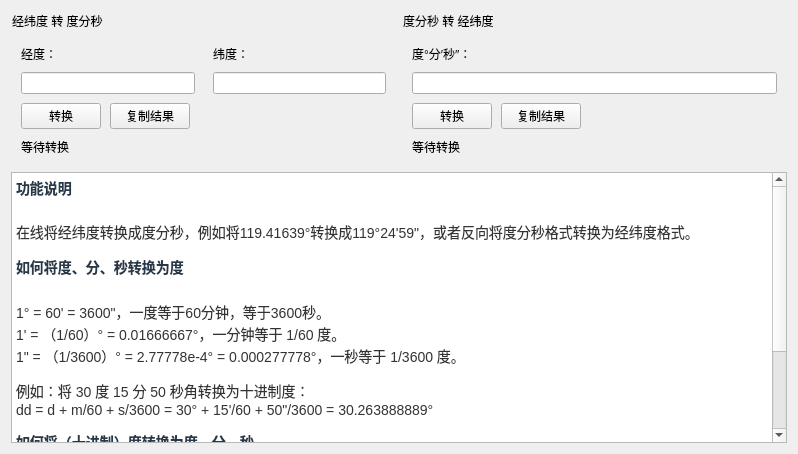
<?xml version="1.0" encoding="UTF-8"?>
<ui version="4.0">
 <class>WidgetFormatPos</class>
 <widget class="QWidget" name="WidgetFormatPos">
  <property name="geometry">
   <rect>
    <x>0</x>
    <y>0</y>
    <width>798</width>
    <height>454</height>
   </rect>
  </property>
  <property name="windowTitle">
   <string>Form</string>
  </property>
  <layout class="QGridLayout" name="gridLayout_5">
   <item row="0" column="0">
    <widget class="QWidget" name="widgetFormatPosA" native="true">
     <layout class="QGridLayout" name="gridLayout_3">
      <property name="leftMargin">
       <number>1</number>
      </property>
      <property name="topMargin">
       <number>1</number>
      </property>
      <property name="rightMargin">
       <number>1</number>
      </property>
      <property name="bottomMargin">
       <number>1</number>
      </property>
      <property name="spacing">
       <number>6</number>
      </property>
      <item row="0" column="0">
       <widget class="QLabel" name="lbFormatPosTitleA">
        <property name="text">
         <string>经纬度 转 度分秒</string>
        </property>
       </widget>
      </item>
      <item row="1" column="0">
       <layout class="QGridLayout" name="gridLayout">
        <property name="leftMargin">
         <number>9</number>
        </property>
        <property name="topMargin">
         <number>9</number>
        </property>
        <property name="rightMargin">
         <number>9</number>
        </property>
        <property name="bottomMargin">
         <number>9</number>
        </property>
        <property name="horizontalSpacing">
         <number>18</number>
        </property>
        <property name="verticalSpacing">
         <number>9</number>
        </property>
        <item row="0" column="0">
         <layout class="QVBoxLayout" name="verticalLayout">
          <property name="spacing">
           <number>9</number>
          </property>
          <item>
           <widget class="QLabel" name="label_2">
            <property name="text">
             <string>经度：</string>
            </property>
            <property name="title_b2" stdset="0">
             <bool>false</bool>
            </property>
           </widget>
          </item>
          <item>
           <widget class="QLineEdit" name="tbLongitude">
            <property name="focusPolicy">
             <enum>Qt::ClickFocus</enum>
            </property>
            <property name="contextMenuPolicy">
             <enum>Qt::NoContextMenu</enum>
            </property>
           </widget>
          </item>
         </layout>
        </item>
        <item row="0" column="1">
         <layout class="QVBoxLayout" name="verticalLayout_2">
          <property name="spacing">
           <number>9</number>
          </property>
          <item>
           <widget class="QLabel" name="label_3">
            <property name="text">
             <string>纬度：</string>
            </property>
            <property name="title_b2" stdset="0">
             <bool>false</bool>
            </property>
           </widget>
          </item>
          <item>
           <widget class="QLineEdit" name="tbLatitude">
            <property name="focusPolicy">
             <enum>Qt::ClickFocus</enum>
            </property>
            <property name="contextMenuPolicy">
             <enum>Qt::NoContextMenu</enum>
            </property>
           </widget>
          </item>
         </layout>
        </item>
        <item row="1" column="0" colspan="2">
         <layout class="QHBoxLayout" name="horizontalLayout">
          <property name="spacing">
           <number>9</number>
          </property>
          <item>
           <widget class="QPushButton" name="btnFormat2dms">
            <property name="focusPolicy">
             <enum>Qt::ClickFocus</enum>
            </property>
            <property name="text">
             <string>转换</string>
            </property>
            <property name="Ok" stdset="0">
             <bool>true</bool>
            </property>
           </widget>
          </item>
          <item>
           <widget class="QPushButton" name="btnCopyPos">
            <property name="focusPolicy">
             <enum>Qt::ClickFocus</enum>
            </property>
            <property name="text">
             <string>复制结果</string>
            </property>
            <property name="Cancel" stdset="0">
             <bool>true</bool>
            </property>
           </widget>
          </item>
          <item>
           <spacer name="horizontalSpacer">
            <property name="orientation">
             <enum>Qt::Horizontal</enum>
            </property>
            <property name="sizeHint" stdset="0">
             <size>
              <width>40</width>
              <height>20</height>
             </size>
            </property>
           </spacer>
          </item>
         </layout>
        </item>
        <item row="2" column="0" colspan="2">
         <widget class="QLabel" name="lbFormatPosResultA">
          <property name="text">
           <string>等待转换</string>
          </property>
         </widget>
        </item>
       </layout>
      </item>
     </layout>
    </widget>
   </item>
   <item row="0" column="1">
    <widget class="QWidget" name="widgetFormatPosB" native="true">
     <layout class="QGridLayout" name="gridLayout_4">
      <property name="leftMargin">
       <number>1</number>
      </property>
      <property name="topMargin">
       <number>1</number>
      </property>
      <property name="rightMargin">
       <number>1</number>
      </property>
      <property name="bottomMargin">
       <number>1</number>
      </property>
      <property name="horizontalSpacing">
       <number>6</number>
      </property>
      <item row="0" column="0">
       <widget class="QLabel" name="lbFormatPosTitleB">
        <property name="text">
         <string>度分秒 转 经纬度</string>
        </property>
       </widget>
      </item>
      <item row="1" column="0">
       <layout class="QGridLayout" name="gridLayout_2">
        <property name="leftMargin">
         <number>9</number>
        </property>
        <property name="topMargin">
         <number>9</number>
        </property>
        <property name="rightMargin">
         <number>9</number>
        </property>
        <property name="bottomMargin">
         <number>9</number>
        </property>
        <property name="spacing">
         <number>9</number>
        </property>
        <item row="0" column="0">
         <layout class="QVBoxLayout" name="verticalLayout_3">
          <item>
           <widget class="QLabel" name="label_6">
            <property name="text">
             <string>度°分′秒″：</string>
            </property>
            <property name="title_b2" stdset="0">
             <bool>false</bool>
            </property>
           </widget>
          </item>
          <item>
           <widget class="QLineEdit" name="tbdms">
            <property name="focusPolicy">
             <enum>Qt::ClickFocus</enum>
            </property>
            <property name="contextMenuPolicy">
             <enum>Qt::NoContextMenu</enum>
            </property>
            <property name="text">
             <string/>
            </property>
           </widget>
          </item>
         </layout>
        </item>
        <item row="1" column="0">
         <layout class="QHBoxLayout" name="horizontalLayout_2">
          <property name="spacing">
           <number>9</number>
          </property>
          <item>
           <widget class="QPushButton" name="btnformat2pos">
            <property name="focusPolicy">
             <enum>Qt::ClickFocus</enum>
            </property>
            <property name="text">
             <string>转换</string>
            </property>
            <property name="Ok" stdset="0">
             <bool>true</bool>
            </property>
           </widget>
          </item>
          <item>
           <widget class="QPushButton" name="btnCopyDms">
            <property name="focusPolicy">
             <enum>Qt::ClickFocus</enum>
            </property>
            <property name="text">
             <string>复制结果</string>
            </property>
            <property name="Cancel" stdset="0">
             <bool>true</bool>
            </property>
           </widget>
          </item>
          <item>
           <spacer name="horizontalSpacer_2">
            <property name="orientation">
             <enum>Qt::Horizontal</enum>
            </property>
            <property name="sizeHint" stdset="0">
             <size>
              <width>40</width>
              <height>20</height>
             </size>
            </property>
           </spacer>
          </item>
         </layout>
        </item>
        <item row="2" column="0">
         <widget class="QLabel" name="lbFormatPosResultB">
          <property name="text">
           <string>等待转换</string>
          </property>
         </widget>
        </item>
       </layout>
      </item>
     </layout>
    </widget>
   </item>
   <item row="1" column="0" colspan="2">
    <widget class="QTextBrowser" name="textBrowser">
     <property name="focusPolicy">
      <enum>Qt::NoFocus</enum>
     </property>
     <property name="contextMenuPolicy">
      <enum>Qt::NoContextMenu</enum>
     </property>
     <property name="html">
      <string>&lt;!DOCTYPE HTML PUBLIC &quot;-//W3C//DTD HTML 4.0//EN&quot; &quot;http://www.w3.org/TR/REC-html40/strict.dtd&quot;&gt;
&lt;html&gt;&lt;head&gt;&lt;meta name=&quot;qrichtext&quot; content=&quot;1&quot; /&gt;&lt;meta charset=&quot;utf-8&quot; /&gt;&lt;style type=&quot;text/css&quot;&gt;
p, li { white-space: pre-wrap; }
hr { height: 1px; border-width: 0; }
li.unchecked::marker { content: &quot;\2610&quot;; }
li.checked::marker { content: &quot;\2612&quot;; }
&lt;/style&gt;&lt;/head&gt;&lt;body style=&quot; font-family:'Microsoft YaHei UI'; font-size:9pt; font-weight:400; font-style:normal;&quot;&gt;
&lt;h3 style=&quot; margin-top:0px; margin-bottom:0px; margin-left:0px; margin-right:0px; -qt-block-indent:0; text-indent:0px; line-height:143%;&quot;&gt;&lt;span style=&quot; font-family:'Helvetica Neue','Helvetica','Arial','PingFang SC','Hiragino Sans GB','Microsoft YaHei','WenQuanYi Micro Hei','sans-serif','monospace'; font-size:large; font-weight:700; color:#273849;&quot;&gt;功能说明&lt;/span&gt;&lt;/h3&gt;
&lt;p style=&quot; margin-top:13px; margin-bottom:13px; margin-left:0px; margin-right:0px; -qt-block-indent:0; text-indent:0px;&quot;&gt;&lt;span style=&quot; font-family:'Helvetica Neue','Helvetica','Arial','PingFang SC','Hiragino Sans GB','Microsoft YaHei','WenQuanYi Micro Hei','sans-serif','monospace'; font-size:14px; color:#333333;&quot;&gt;在线将经纬度转换成度分秒，例如将119.41639°转换成119°24'59&amp;quot;，或者反向将度分秒格式转换为经纬度格式。&lt;/span&gt;&lt;/p&gt;
&lt;h3 style=&quot; margin-top:0px; margin-bottom:0px; margin-left:0px; margin-right:0px; -qt-block-indent:0; text-indent:0px; line-height:143%;&quot;&gt;&lt;span style=&quot; font-family:'Helvetica Neue','Helvetica','Arial','PingFang SC','Hiragino Sans GB','Microsoft YaHei','WenQuanYi Micro Hei','sans-serif','monospace'; font-size:large; font-weight:700; color:#273849;&quot;&gt;如何将度、分、秒转换为度&lt;/span&gt;&lt;/h3&gt;
&lt;p style=&quot; margin-top:13px; margin-bottom:0px; margin-left:0px; margin-right:0px; -qt-block-indent:0; text-indent:0px;&quot;&gt;&lt;span style=&quot; font-family:'Helvetica Neue','Helvetica','Arial','PingFang SC','Hiragino Sans GB','Microsoft YaHei','WenQuanYi Micro Hei','sans-serif','monospace'; font-size:14px; color:#333333;&quot;&gt;1° = 60' = 3600&amp;quot;，一度等于60分钟，等于3600秒。&lt;/span&gt;&lt;/p&gt;
&lt;p style=&quot; margin-top:0px; margin-bottom:0px; margin-left:0px; margin-right:0px; -qt-block-indent:0; text-indent:0px;&quot;&gt;&lt;span style=&quot; font-family:'Helvetica Neue','Helvetica','Arial','PingFang SC','Hiragino Sans GB','Microsoft YaHei','WenQuanYi Micro Hei','sans-serif','monospace'; font-size:14px; color:#333333;&quot;&gt;1' = （1/60）° = 0.01666667°，一分钟等于 1/60 度。&lt;/span&gt;&lt;/p&gt;
&lt;p style=&quot; margin-top:0px; margin-bottom:13px; margin-left:0px; margin-right:0px; -qt-block-indent:0; text-indent:0px;&quot;&gt;&lt;span style=&quot; font-family:'Helvetica Neue','Helvetica','Arial','PingFang SC','Hiragino Sans GB','Microsoft YaHei','WenQuanYi Micro Hei','sans-serif','monospace'; font-size:14px; color:#333333;&quot;&gt;1&amp;quot; = （1/3600）° = 2.77778e-4° = 0.000277778°，一秒等于 1/3600 度。&lt;/span&gt;&lt;/p&gt;
&lt;p style=&quot; margin-top:13px; margin-bottom:0px; margin-left:0px; margin-right:0px; -qt-block-indent:0; text-indent:0px;&quot;&gt;&lt;span style=&quot; font-family:'Helvetica Neue','Helvetica','Arial','PingFang SC','Hiragino Sans GB','Microsoft YaHei','WenQuanYi Micro Hei','sans-serif','monospace'; font-size:14px; color:#333333;&quot;&gt;例如：将 30 度 15 分 50 秒角转换为十进制度：&lt;/span&gt;&lt;/p&gt;
&lt;p style=&quot; margin-top:0px; margin-bottom:13px; margin-left:0px; margin-right:0px; -qt-block-indent:0; text-indent:0px;&quot;&gt;&lt;span style=&quot; font-family:'Helvetica Neue','Helvetica','Arial','PingFang SC','Hiragino Sans GB','Microsoft YaHei','WenQuanYi Micro Hei','sans-serif','monospace'; font-size:14px; color:#333333;&quot;&gt;dd = d + m/60 + s/3600 = 30° + 15'/60 + 50&amp;quot;/3600 = 30.263888889°&lt;/span&gt;&lt;/p&gt;
&lt;h3 style=&quot; margin-top:0px; margin-bottom:0px; margin-left:0px; margin-right:0px; -qt-block-indent:0; text-indent:0px; line-height:143%;&quot;&gt;&lt;span style=&quot; font-family:'Helvetica Neue','Helvetica','Arial','PingFang SC','Hiragino Sans GB','Microsoft YaHei','WenQuanYi Micro Hei','sans-serif','monospace'; font-size:large; font-weight:700; color:#273849;&quot;&gt;如何将（十进制）度转换为度，分，秒&lt;/span&gt;&lt;/h3&gt;
&lt;p style=&quot; margin-top:13px; margin-bottom:0px; margin-left:0px; margin-right:0px; -qt-block-indent:0; text-indent:0px;&quot;&gt;&lt;span style=&quot; font-family:'Helvetica Neue','Helvetica','Arial','PingFang SC','Hiragino Sans GB','Microsoft YaHei','WenQuanYi Micro Hei','sans-serif','monospace'; font-size:14px; color:#333333;&quot;&gt;1° = 60' = 3600&amp;quot;，一度 （°） 等于 60 分 （'） 等于 3600 秒 （&amp;quot;）。&lt;/span&gt;&lt;/p&gt;
&lt;p style=&quot; margin-top:0px; margin-bottom:0px; margin-left:0px; margin-right:0px; -qt-block-indent:0; text-indent:0px;&quot;&gt;&lt;span style=&quot; font-family:'Helvetica Neue','Helvetica','Arial','PingFang SC','Hiragino Sans GB','Microsoft YaHei','WenQuanYi Micro Hei','sans-serif','monospace'; font-size:14px; color:#333333;&quot;&gt;d = integer(dd)，整数度 （d） 等于十进制度 （dd） 的整数部分。&lt;/span&gt;&lt;/p&gt;
&lt;p style=&quot; margin-top:0px; margin-bottom:0px; margin-left:0px; margin-right:0px; -qt-block-indent:0; text-indent:0px;&quot;&gt;&lt;span style=&quot; font-family:'Helvetica Neue','Helvetica','Arial','PingFang SC','Hiragino Sans GB','Microsoft YaHei','WenQuanYi Micro Hei','sans-serif','monospace'; font-size:14px; color:#333333;&quot;&gt;m = integer((dd - d) × 60)，分钟 （m） 等于十进制度 （dd） 减去整数度 （d） 乘以 60 的整数部分。&lt;/span&gt;&lt;/p&gt;
&lt;p style=&quot; margin-top:0px; margin-bottom:13px; margin-left:0px; margin-right:0px; -qt-block-indent:0; text-indent:0px;&quot;&gt;&lt;span style=&quot; font-family:'Helvetica Neue','Helvetica','Arial','PingFang SC','Hiragino Sans GB','Microsoft YaHei','WenQuanYi Micro Hei','sans-serif','monospace'; font-size:14px; color:#333333;&quot;&gt;s = (dd - d - m/60) × 3600，秒 （s） 等于十进制度 （dd） 减去整数度 （d） 减去分钟 （m） 除以 60 乘以 3600。&lt;/span&gt;&lt;/p&gt;&lt;/body&gt;&lt;/html&gt;</string>
     </property>
    </widget>
   </item>
  </layout>
 </widget>
 <resources/>
 <connections/>
</ui>
